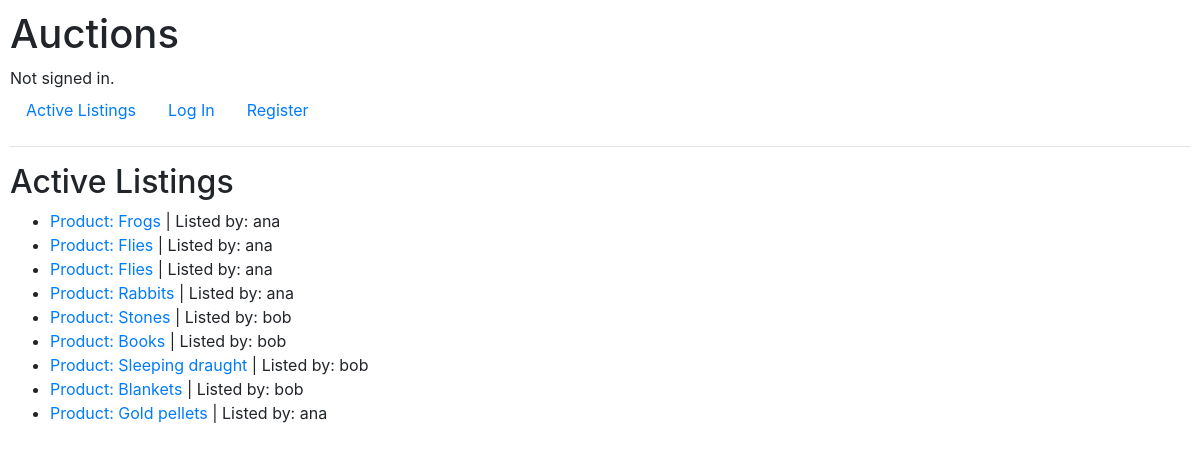
Before: / with the older database file.
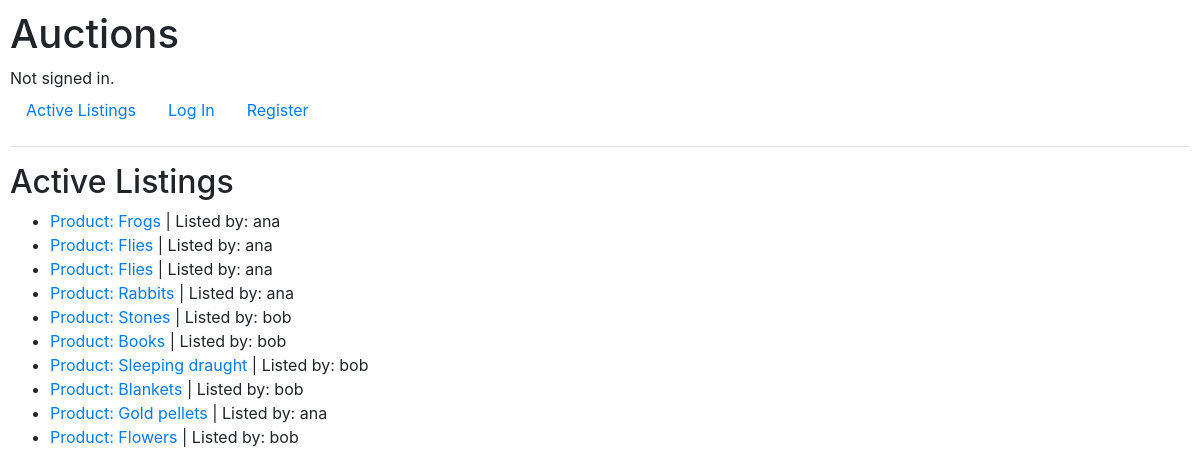
After: the same page with the newer database file.
### auctions/models.py (models this page shows, shortened)
class Listing(models.Model):
    user = models.ForeignKey(User, on_delete=models.CASCADE, related_name='listings')
    title = models.CharField(max_length=32)
    description = models.CharField(max_length=640)
    start_bid = models.DecimalField(max_digits=7, decimal_places=2)
    image_url = models.URLField(max_length=200, blank=True)

class User(AbstractUser):
    pass

### auctions/views.py (the view)
# urls.py: path("", views.index, name="index"),
def index(request):
    return render(request, 'auctions/index.html', {
        'listings': Listing.objects.all()
    })

### auctions/templates/auctions/index.html
{% extends "auctions/layout.html" %}
{% block body %}
<h2>Active Listings</h2>
<ul>
    {% for listing in listings %}
    <li><a href="{% url 'item' listing.id %}">
            Product: {{ listing.title }}</a> |
        Listed by: {{ listing.user }}</li>
    {% endfor %}
</ul>
{% endblock %}

Changed rows visible on the page:
added Listing: title "Flowers", user "bob"
